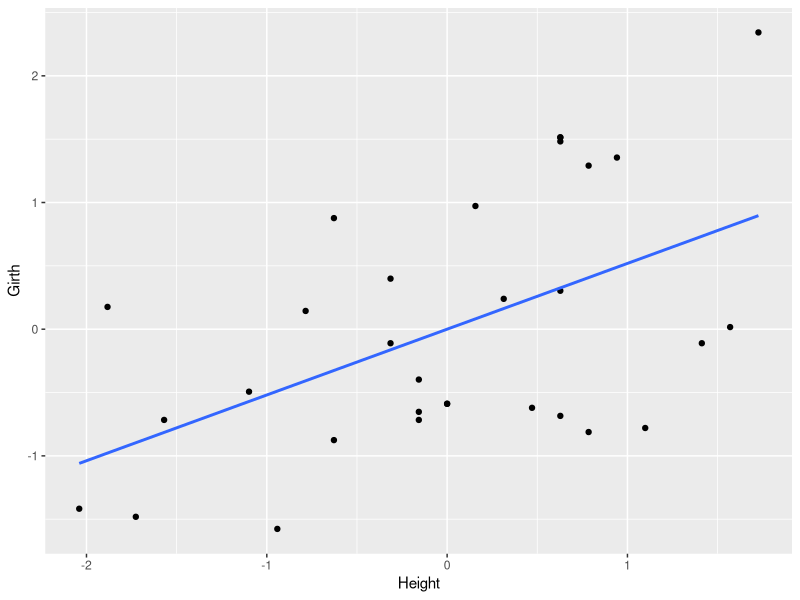

Recreate this plot in R.
## ---- chunk 1
library(tidyverse)
data("trees")
head(trees, n=10)
## ---- chunk 2
model_lm <- lm(Girth ~ Height, data=trees)
summary(model_lm)
## ---- chunk 3
use_trees <- trees %>% 
  scale() %>% 
  as.data.frame()
## ---- chunk 4
model_lm_scaled <- lm(Girth ~ Height, data = use_trees)
summary(model_lm_scaled)
## ---- chunk 5
plot_point_scaled <- ggplot2::ggplot(data = use_trees, aes(x=Height, y=Girth))+
  ggplot2::geom_point() +
  ggplot2::stat_smooth(method = "lm", se = F)

plot_point_scaled
## ---- chunk 6
library(tidyverse)
set.seed(1234)

UseData <- matrix(0,300,10) %>% data.frame()
for(i in 1:ncol(UseData)) {
  UseData[,i] <- runif(nrow(UseData)) + rpois(nrow(UseData), rgamma(nrow(UseData),shape=1))
}
glm_data <- UseData %>% scale() %>% data.frame()

#正解のパラメータ
fact <- 3 * glm_data$X10 + 6*glm_data$X3 + 2 * glm_data$X5
fact <- 1/(1 + 3*exp(-fact)) #ロジット関数

glm_data$y <- 0
for(i in 1:nrow(glm_data)){
  #ロジット変換したfactを確率とみなして乱数をブッコム
  glm_data$y[i] <- rbinom(1, 1, fact[i])
}

#見栄え
glm_data <- glm_data %>% 
  dplyr::arrange(y)

glm_model <- glm(y ~ . , data = glm_data, family = binomial("logit"))
glm_model %>%  summary
